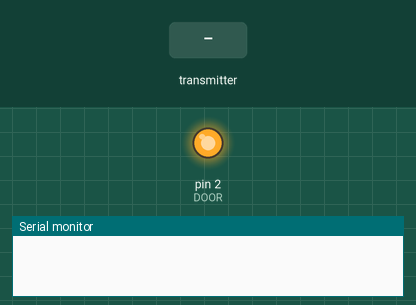
Simulated run of this sketch. Board: Arduino Uno, built with avr-gcc and run on an emulated ATmega328P. Shown: output pins drawn as LEDs (lit = HIGH), the last lines printed to the serial monitor. The inputs (shaded band) are chosen by the test bench. No radio packets arrive unless stated; pins used as bus, display or sensor lines are not drawn.

Above: at 1.2 s.
1.3 s: the transmitter starts sending access = 1
At 2.3 s:
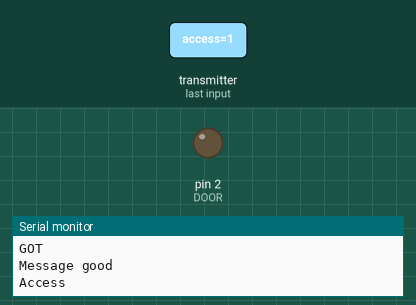
5.8 s: the transmitter starts sending ack = 1
At 8.0 s:
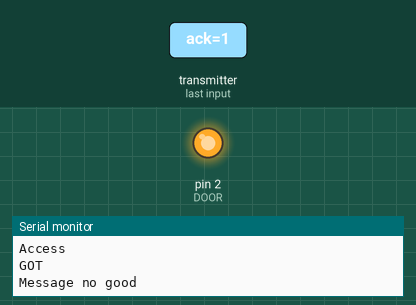
Timing chart, 0 to 9.5 s (numbered marks = the images above; inputs shaded):
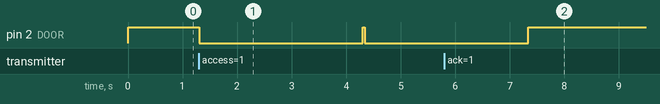

The sketch:

RFID_RF.ino
```cpp
#include <SPI.h>        // RC522 Module uses SPI protocol
#include <MFRC522.h>  // Library for Mifare RC522 Devices
#include "RF24.h"

#define DOOR  2

////RFID Initialization///

const char RST_PIN = 9;     // Configurable pin
const char SS_PIN = 10;     // Configurable pin

unsigned int successRead;    // Variable integer to keep if we have Successful Read from Reader
unsigned char storedCard[4];          // Stores an ID read from EEPROM
unsigned char readCard[4];            // Stores scanned ID read from RFID Module
unsigned char buffer[18];

MFRC522 mfrc522(SS_PIN, RST_PIN);
MFRC522::MIFARE_Key key;

   const unsigned char pass[]    = {
        0x01, 0x02, 0x03, 0x04, //  1,  2,   3,  4,
        0x05, 0x06, 0x07, 0x08, //  5,  6,   7,  8,
        0x09, 0x0a, 0xff, 0x0b, //  9, 10, 255, 11,
        0x0c, 0x0d, 0x0e, 0x0f  // 12, 13, 14, 15
    };

////RF24 Initialization///

byte addresses[][6] = {"WinD","WinR","Master"};
bool radioNumber = 0;
RF24 radio(7,8);

struct dataStruct{
  unsigned char ID[4];
  bool access;
  bool ack;
}myData;


void setup() {
  pinMode(DOOR,OUTPUT);
  digitalWrite(DOOR,HIGH);

  Serial.begin(9600);  // Initialize serial communications with PC
  SPI.begin();           // MFRC522 Hardware uses SPI protocol

  RFID_init();
  RF24_init();
}

void loop() {
  if(getID()){
    if(read_block()){
       if(check_pass(buffer)){
          Serial.println("Attempt");
          if(RF_Request()== 0){
              if(myData.access){
                  Open_door();
              }else{
                  digitalWrite(DOOR,HIGH);
                  Serial.println("No Access");
              }
          }else{
            Serial.println("Error");
          }
       }else{
          Serial.println("No match");
       }
    }else{
        Serial.println("Try again");
    }
    digitalWrite(DOOR,HIGH);
    RFID_reset();
  }else if(radio.available()){
    if(RF24_GetReq()){
      Serial.println("Message good");
      if(myData.access){
        RF24_Relpy();
        Open_door();
      }else{
        Serial.println("No Access");
      }
    }else{
      Serial.println("Message no good");
    }
  }else{
    RFID_reset();
  }
}


void RFID_init(){
  mfrc522.PCD_Init();    // Initialize MFRC522 Hardware
  //Set Antenna Gain to Max it will increase reading distance
  mfrc522.PCD_SetAntennaGain(mfrc522.RxGain_max);
  for (byte i = 0; i < 6; i++) {
        key.keyByte[i] = 0xFF;
  }
}

bool getID() {
  // Getting ready for Reading PICCs
  if ( ! mfrc522.PICC_IsNewCardPresent()) { //If a new PICC placed to RFID reader continue
    return 0;
  }
  if ( ! mfrc522.PICC_ReadCardSerial()) {   //Since a PICC placed get Serial and continue
    return 0;
  }
  // There are Mifare PICCs which have 4 byte or 7 byte UID care if you use 7 byte PICC
  // I think we should assume every PICC as they have 4 byte UID
  // Until we support 7 byte PICCs
  for ( uint8_t i = 0; i < 4; i++) {  //
    readCard[i] = mfrc522.uid.uidByte[i];
    Serial.print(readCard[i], HEX);
  }
  Serial.println("");


  return 1;
}
bool read_block(){
  MFRC522::StatusCode status;
  byte size = sizeof(buffer);
  int blockAddr      = 4;
  int trailerBlock   = 7;

  status = (MFRC522::StatusCode) mfrc522.PCD_Authenticate(MFRC522::PICC_CMD_MF_AUTH_KEY_A, trailerBlock, &key, &(mfrc522.uid));
  if (status != MFRC522::STATUS_OK) {
      Serial.print(F("PCD_Authenticate() failed: "));
      Serial.println(mfrc522.GetStatusCodeName(status));
      return 0;
  }
      // Read data from the block
  status = (MFRC522::StatusCode) mfrc522.MIFARE_Read(blockAddr, buffer, &size);
  if (status != MFRC522::STATUS_OK) {
      Serial.print(F("MIFARE_Read() failed: "));
      Serial.println(mfrc522.GetStatusCodeName(status));
      return 0;
  }
  Serial.println("Block Read");
  return 1;


}
bool check_pass(unsigned char* buf){
  for(int i = 0; i<12; i++){
    if (pass[i] == buf[i]);
     else{return 0;}
    }
    return 1;
}

void RFID_reset(){
    // Halt PICC
  mfrc522.PICC_HaltA();
  // Stop encryption on PCD
  mfrc522.PCD_StopCrypto1();
}


void RF24_init(){
  radio.begin();
  radio.setPALevel(RF24_PA_MAX);
  radio.openWritingPipe(addresses[0]);
  radio.openReadingPipe(1,addresses[1]);
  radio.startListening();
}

int RF_Request(){
  strncpy(myData.ID, readCard, 4);
  myData.ack = 0;
  radio.stopListening();                                    // First, stop listening so we can talk.
  radio.write( &myData, sizeof(myData));
  radio.startListening();                                    // Now, continue listening
  unsigned long started_waiting_at = micros();               // Set up a timeout period, get the current microseconds
  boolean timeout = false;                                   // Set up a variable to indicate if a response was received or not

  while ( ! radio.available() ){                             // While nothing is received
    if (micros() - started_waiting_at > 200000 ){            // If waited longer than 200ms, indicate timeout and exit while loop
        timeout = true;
        break;
    }
  }

  if ( timeout ){                                             // Describe the results
      Serial.println(F("Timeout"));
      return 2;
  }else{
                                                              // Grab the response, compare, and send to debugging spew
      radio.read( &myData, sizeof(myData) );
      if(myData.ack){
        return 0;
      }else
        return 3;
  }
  }
bool RF24_GetReq(){
  while (radio.available()) {                          // While there is data ready
    radio.read( &myData, sizeof(myData) );             // Get the payload
  }
    radio.stopListening();
    Serial.println("GOT");
    if(myData.ack == 0){
      return 1;
    }
    else{
      return 0;
      }
}

void RF24_Relpy(){
  myData.ack = 1;
  radio.write( &myData, sizeof(myData) );              // Send the final one back.
  radio.startListening();                              // Now, resume listening so we catch the next packets.
}

void Open_door(){
  digitalWrite(DOOR,LOW);
  Serial.println("Access");
  delay(3000);
  digitalWrite(DOOR,HIGH);
  }
```

Measured:
- after the input at 1.3 s, pin 2 (DOOR): HIGH → LOW at once, → HIGH 3.0 s later, → LOW 0.03 s later
- after the input at 5.8 s, pin 2 (DOOR): goes on until 7.3 s, then stays HIGH
